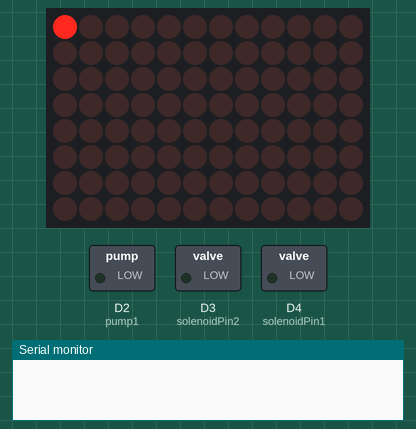
Simulated run of this sketch. Board: Arduino Uno R4 WiFi. On the bench: 12×8 LED matrix, switched loads named in the sketch (green lamp = pin HIGH), the last lines printed to the serial monitor.

Above: at 0.6 s.
At 10.6 s:
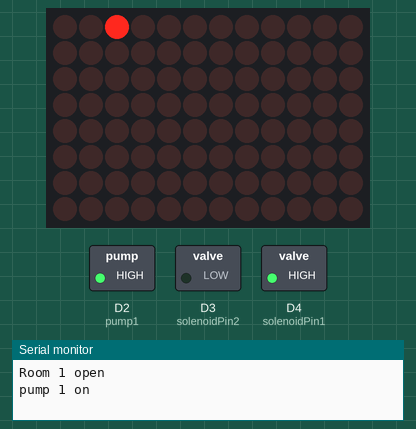
At 21.1 s:
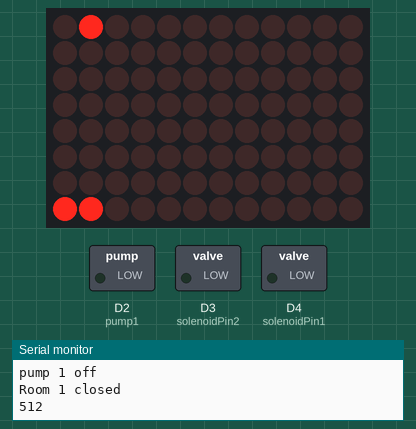
At 31.1 s:
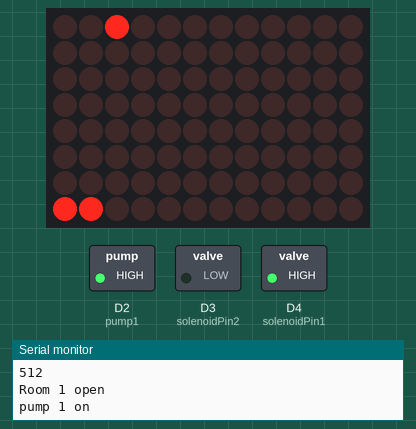
Timing chart, 0 to 32.6 s (numbered marks = the images above):
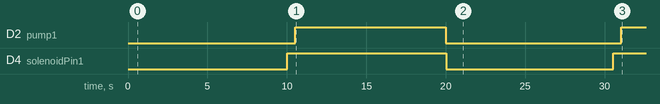

Measured:
- by itself, D2 (pump1): LOW → HIGH at 10.5 s, → LOW 9.5 s later, → HIGH 11.0 s later
- by itself, D4 (solenoidPin1): LOW → HIGH at 10.0 s, → LOW 10.0 s later, → HIGH 10.5 s later
- what the display in image 0 shows lasts 1.0 s, from 0.5 s to 1.5 s
- what the display in image 1 shows lasts 9.5 s, from 10.5 s to 20.0 s
- what the display in image 2 shows lasts 10.0 s, from 21.0 s to 31.0 s

The sketch:

sprint2.ino
```cpp
//Code for sprint 2 goal -- mimicking air through a pump into a enclosed environment to test it

#include "Arduino_LED_Matrix.h"
#include "MillisTimerLib.h"
ArduinoLEDMatrix matrix;

uint8_t frame[8][12] = {
  { 0, 0, 0, 0, 0, 0, 0, 0, 0, 0, 0, 0 },
  { 0, 0, 0, 0, 0, 0, 0, 0, 0, 0, 0, 0 },
  { 0, 0, 0, 0, 0, 0, 0, 0, 0, 0, 0, 0 },
  { 0, 0, 0, 0, 0, 0, 0, 0, 0, 0, 0, 0 },
  { 0, 0, 0, 0, 0, 0, 0, 0, 0, 0, 0, 0 },
  { 0, 0, 0, 0, 0, 0, 0, 0, 0, 0, 0, 0 },
  { 0, 0, 0, 0, 0, 0, 0, 0, 0, 0, 0, 0 },
  { 0, 0, 0, 0, 0, 0, 0, 0, 0, 0, 0, 0 }
};

//**************************************
//INPUTS
//**************************************
int potent1 = A0;             //input analog pin for potentiometer 1

//**************************************
//OUTPUTS
//**************************************
//LEDS
int LED1 = 5;                 //LED1 digital output pin
int LED2 = 6;                 //LED2 digital output pin
int LED3 = 7;                 //LED3 digital output pin
int LED4 = 8;                 //LED4 digital output pin
//solenoids
int solenoidPin1 = 4;         //solenoid 1 output pin
int solenoidPin2 = 3;         //solenoid 1 output pin
//pumps
int pump1 = 2;                //pump 1 output pin

//**************************************
//Global Variables
//**************************************
unsigned long previousMillis = 0;
int interval = 10000;          //interval for state 2 delay
int interval2 = 10000;         //interval for state 3 delay
static unsigned int state;    //state variable
int potValue1;                //analog potentiometer value
boolean solenoid1;
boolean solenoid2;
int room1 = 1;                //room number
int highLevel = 600;          //high level threshold
int lowLevel = 400;           //low level threshold
boolean pumpOnOff;

void setup() {
  // pin classifications
  // pinMode(LED1,OUTPUT);
  // pinMode(LED2,OUTPUT);
  // pinMode(LED3,OUTPUT);
  // pinMode(LED4,OUTPUT);
  pinMode(solenoidPin1,OUTPUT);
  pinMode(solenoidPin2,OUTPUT);
  pinMode(pump1,OUTPUT);
  pinMode(potent1,INPUT);
  Serial.begin(115200);
  matrix.begin();
  delay(500);
  state = 1;
}


void loop(){
  unsigned long currentMillis = millis();
  stateDisplay(state);
  matrix.renderBitmap(frame, 8, 12);

  switch(state){
    //reset state
    case 1:
      delay(1000);
      state = 2;
    break;

    //pump in air state (open solenoid, turn on pump for X amount of time)
    case 2:
      if ((unsigned long)(currentMillis - previousMillis) >= interval){
        pumpOnOff = true;
        solenoidChange(pumpOnOff,1,solenoidPin1);
        pumpChange(pumpOnOff,room1,pump1);
        previousMillis = currentMillis;
        state = 3;
      }
    break;

    //wait for pump to fill room
    case 3:
      if ((unsigned long)(currentMillis - previousMillis) >= interval2) {
        state = 4;
        previousMillis = currentMillis;
      }
    break;


    //turn off pump and solenoid
    case 4:
      pumpChange(false,room1,pump1);
      solenoidChange(false,1,solenoidPin1);
      state = 5;
    break;


    //Sense State of room pumped in
    case 5:
      potValue1 = analogRead(potent1);
      state = 6;
    break;


    //log value State of room
    case 6:
      Serial.println(potValue1);
      state = 7;
    break;

    //Evaluate state of room
    case 7:
        solenoid2 = evaluateSensor(room1,potValue1,highLevel,lowLevel,solenoid2,LED1,LED2);

        //if value still outside of spec, keep room open or open room
        if(solenoid2){
          state = 8;
        }
        //if value within spec/back to middle, close room
        else{
          state = 8;
        }

    //(OPTION 1) mimick room state
    case 8:
      solenoidChange(solenoid2,room1,solenoidPin2);
      previousMillis = currentMillis;
      state = 2;
    break;

    //(OPTION 2) close room state
  }
}


//this function takes in a boolean to see if the solenoid should be open or closed,
//which room to mimick, and which pin that solenoid changes.
void solenoidChange(boolean solenoid,int room, int solenoidPin){
  if(solenoid == true){
    if(!digitalRead(solenoidPin)){
    Serial.print("Room ");
    Serial.print(room);
    Serial.println(" open");
    delay(10);
    }
    digitalWrite(solenoidPin,HIGH);

  }
  else{
    if(digitalRead(solenoidPin)){
      Serial.print("Room ");
      Serial.print(room);
      Serial.println(" closed");
      delay(10);
    }
    digitalWrite(solenoidPin,LOW);
  }
  delay(500);
}


void pumpChange(boolean pumpSwitch, int room, int pumpPin){
  if(pumpSwitch){
    digitalWrite(pumpPin,HIGH);
    Serial.print("pump ");
    Serial.print(room);
    Serial.println(" on");
    delay(10);
  }
  else{
    digitalWrite(pumpPin,LOW);
    Serial.print("pump ");
    Serial.print(room);
    Serial.println(" off");
    delay(10);
  }
}

/*These functions are for displaying different variables on the onboard LED matrix for the
* Arduino R4 Wifi
*/
void roomDisplay(int room, int LEDA, int LEDB){
  for (int i = 0; i < 12; i++) {
    frame[8-room][i] = 0;
  }
  frame[8-room][0] = LEDA;
  frame[8-room][1] = LEDB;
}

void stateDisplay(int state){
  for (int i = 0; i < 12; i++) {
    frame[0][i] = 0;
  }
  frame[0][state-1] = 1;
}

/*evaluateSensor is used to measure the value of the potentiometer and determine if a
 * solenoid should be changed or not.
 * Inputs: potentiometer value, high level threshold, low level threshold, 2 LEDs to mimick
 * Output: Boolean true or false to mimick solenoid
 */
boolean evaluateSensor(int room, int potValue, int highLevel, int lowLevel, boolean previousSolenoid, int LEDA, int LEDB){
  boolean solenoid = previousSolenoid;
  int highMargin = 550;       //high level it has to come back to in order to close valve
  int lowMargin = 450;        //low level it has to come back to in order to close valve

  //Serial.println("Evaluating Potentiometer Value");
  if(potValue>highLevel){
    roomDisplay(room,1,0);
    solenoid = true;
  }
  else if(potValue<lowLevel){
    roomDisplay(room,0,1);
    solenoid = true;
  }
  else if(potValue<highMargin && potValue>lowMargin){
    roomDisplay(room,1,1);
    solenoid = false;
  }
  else{
    return previousSolenoid;
  }
  return solenoid;
}
```
